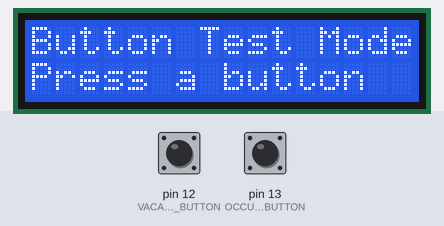
Bench run of a sketch on a simulated Arduino Uno, built with avr-gcc and run on an emulated ATmega328P. Shown: 16×2 character LCD. The inputs (shaded band) are chosen by the test bench; at power-on: pin 12 (VACANT_BUTTON) HIGH, pin 13 (OCCUPIED_BUTTON) HIGH.

Above: at 1.2 s.
1.3 s: pin 12 (VACANT_BUTTON) pulled LOW for 0.15 s
At 2.4 s:
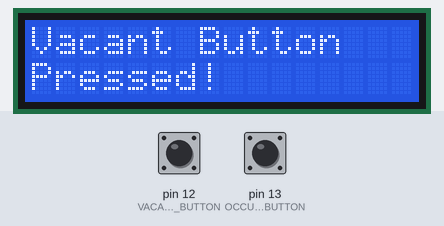
2.9 s: pin 13 (OCCUPIED_BUTTON) pulled LOW for 0.15 s
At 3.7 s:
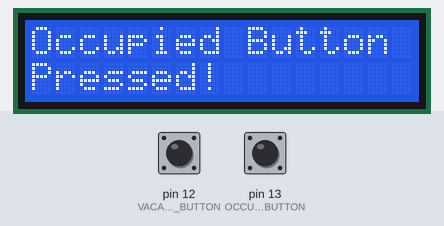
4.5 s: pin 12 (VACANT_BUTTON) pulled LOW for 1 s
At 4.9 s:
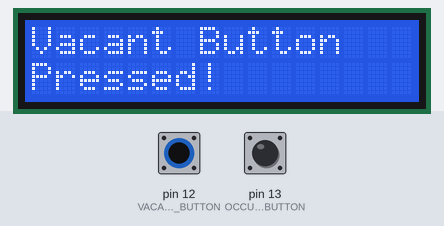
7.0 s: pin 13 (OCCUPIED_BUTTON) pulled LOW for 1 s
At 8.1 s:
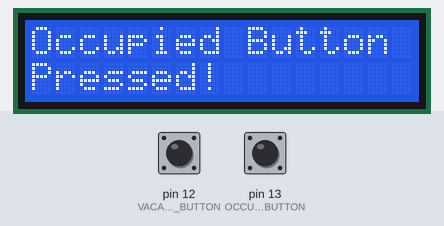
Timing chart, 0 to 10.0 s (numbered marks = the images above; inputs shaded):
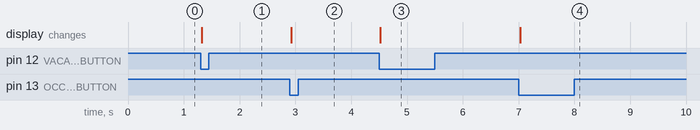

Measured:
- after the input at 1.3 s, the display: changes at once (image 1)
- after the input at 2.9 s, the display: changes at once (image 2)
- after the input at 4.5 s, the display: changes at once (image 3)
- after the input at 7.0 s, the display: changes at once (image 4)

The sketch:

button_and_lcd_test.ino
```cpp
#include <Wire.h>
#include <LiquidCrystal_I2C.h>

#define VACANT_BUTTON 12
#define OCCUPIED_BUTTON 13

LiquidCrystal_I2C lcd(0x27, 16, 2);

void setup() {
  Wire.begin();
  lcd.init();
  lcd.backlight();

  pinMode(VACANT_BUTTON, INPUT_PULLUP);
  pinMode(OCCUPIED_BUTTON, INPUT_PULLUP);

  lcd.setCursor(0, 0);
  lcd.print("Button Test Mode");
  lcd.setCursor(0, 1);
  lcd.print("Press a button");
}

void loop() {
  if (digitalRead(VACANT_BUTTON) == LOW) {
    lcd.clear();
    lcd.setCursor(0, 0);
    lcd.print("Vacant Button");
    lcd.setCursor(0, 1);
    lcd.print("Pressed!");
    delay(1000);
  }

  if (digitalRead(OCCUPIED_BUTTON) == LOW) {
    lcd.clear();
    lcd.setCursor(0, 0);
    lcd.print("Occupied Button");
    lcd.setCursor(0, 1);
    lcd.print("Pressed!");
    delay(1000);
  }
}
```
